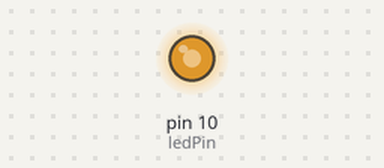
The sketch below on a simulated Arduino Uno, built with avr-gcc and run on an emulated ATmega328P. Parts: output pins drawn as LEDs (lit = HIGH).

Above: at 0.05 s.
At 1.5 s:
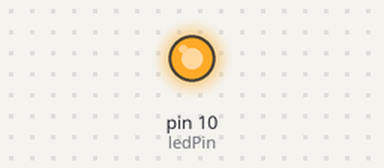
At 2.5 s:
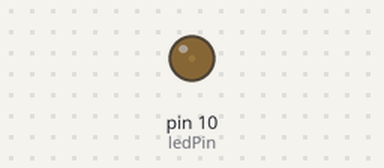
At 4.0 s:
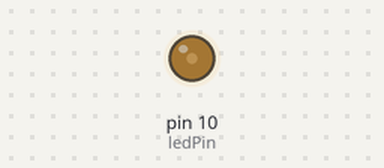
Timing chart, 0 to 5.2 s (numbered marks = the images above):
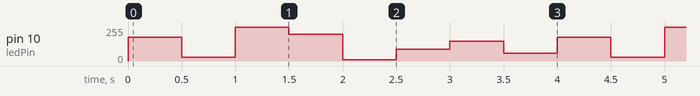

Measured:
- by itself, pin 10 (ledPin): repeats every 4.0 s: 30/255 0.50 s, 255/255 0.50 s, 200/255 0.50 s, 10/255 0.50 s, 90/255 0.50 s, 150/255 0.50 s, 60/255 0.50 s, 180/255 0.50 s

The sketch:

arrays.ino
```cpp
int ledPin = 10;  // Salida LED en el PIN 10
byte parpadeo [] = {180, 30, 255, 200, 10, 90, 150, 60};//array de 8 valores diferentes
void setup()
{
  pinMode(ledPin, OUTPUT);  // configura la salida PIN 10
}

void loop() // bucle del programa
{
  for (int i = 0; i < 8; i++) // crea un bucle tipo for utilizando la variable i de 0 a 7
  {
    analogWrite (ledPin, parpadeo [i]); // escribe en la salida PIN10 el valor al que
    delay (500); // espera 200ms    // apunta i dentro del array parpadeo []
  }
}
```
